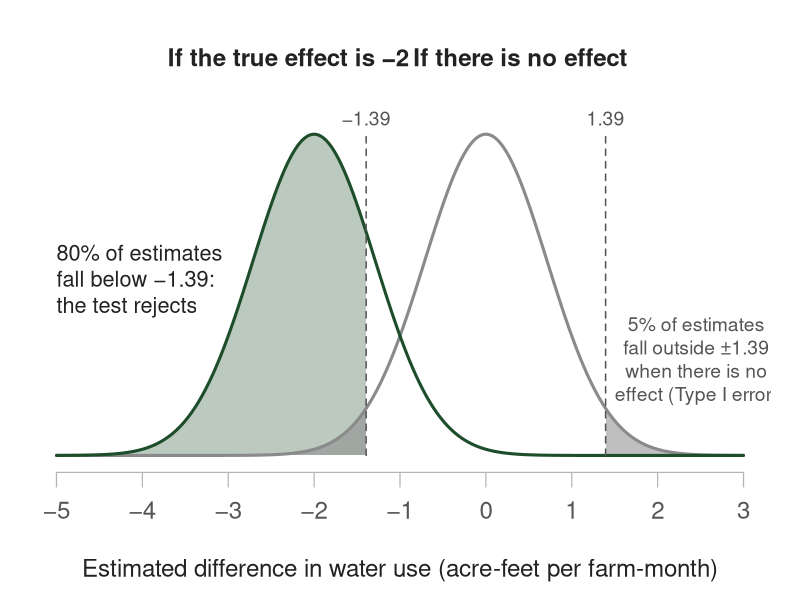

This chart was generated by the following R code:
args <- commandArgs(trailingOnly = TRUE)
out <- args[1]

# ---- Numbers used in the slides ----
se253 <- 8 * sqrt(2 / 253)
crit  <- qnorm(0.975) * se253
cat(sprintf("SE(253)=%.3f  crit=%.3f  power(normal)=%.3f\n",
            se253, crit, pnorm((2 - crit) / se253)))
se51 <- 8 * sqrt(2 / 51)
cat(sprintf("SE(51)=%.3f  crit=%.3f  power(normal)=%.3f\n",
            se51, qnorm(0.975) * se51, pnorm((2 - qnorm(0.975) * se51) / se51)))

# Simulation: repeat the experiment many times with a true effect of -2
set.seed(570)
sim <- function(n, effect, reps = 10000) {
  mean(replicate(reps, {
    y0 <- rnorm(n, 0, 8); y1 <- rnorm(n, effect, 8)
    t.test(y1, y0, var.equal = TRUE)$p.value < 0.05
  }))
}
cat(sprintf("Sim reject rate, n=253, effect=-2: %.3f\n", sim(253, -2)))
cat(sprintf("Sim reject rate, n=253, effect= 0: %.3f\n", sim(253, 0)))
cat(sprintf("Sim reject rate, n=51,  effect=-2: %.3f\n", sim(51, -2)))
set.seed(5701)
cat(sprintf("Rejections in first 100 reps (n=253, -2): %d\n",
            round(100 * sim(253, -2, 100))))

# ---- Figure ----
green <- "#1e4d2b"; gray <- "#8a8a8a"; ink <- "#222222"; muted <- "#555555"
x  <- seq(-5, 3, length.out = 1200)
f0 <- dnorm(x, 0, se253)
f1 <- dnorm(x, -2, se253)
top <- max(f0)

if (grepl("\\.png$", out)) {
  png(out, width = 12, height = 5, units = "in", res = 200, type = "cairo", family = "Arial")
} else {
  svg(out, width = 12, height = 5, family = "Arial")
}
par(mar = c(4.4, 1, 0.5, 1), mgp = c(2.8, 0.8, 0), cex = 1.45)
plot(NA, xlim = c(-5, 3), ylim = c(0, top * 1.32), axes = FALSE,
     xlab = "Estimated difference in water use (acre-feet per farm-month)",
     ylab = "", col.lab = ink)

# Area under the "true effect = -2" curve where the test rejects: power
xr <- x[x <= -crit]
polygon(c(xr, rev(xr)), c(dnorm(xr, -2, se253), rep(0, length(xr))),
        col = adjustcolor(green, 0.30), border = NA)
# Areas under the "no effect" curve where the test rejects: Type I error
for (xt in list(x[x <= -crit], x[x >= crit])) {
  polygon(c(xt, rev(xt)), c(dnorm(xt, 0, se253), rep(0, length(xt))),
          col = adjustcolor(gray, 0.55), border = NA)
}

lines(x, f0, col = gray, lwd = 3)
lines(x, f1, col = green, lwd = 3)
segments(c(-crit, crit), 0, c(-crit, crit), top * 1.0, lty = 2, col = muted, lwd = 1.5)
text(c(-crit, crit), top * 1.0, sprintf(c("−%.2f", "%.2f"), crit),
     pos = 3, col = muted, cex = 0.8, offset = 0.3)
axis(1, at = -5:3, labels = sub("-", "−", -5:3), col = "#b5b5b5",
     col.axis = muted, lwd = 1.2)

text(-2.3, top * 1.24, "If the true effect is −2", col = ink, font = 2)
text(0.4, top * 1.24, "If there is no effect", col = ink, font = 2)
text(-5, top * 0.55, "80% of estimates\nfall below −1.39:\nthe test rejects", col = ink, cex = 0.9, adj = c(0, 0.5))
text(2.45, top * 0.30, "5% of estimates\nfall outside ±1.39\nwhen there is no\neffect (Type I error)", col = muted, cex = 0.8)
invisible(dev.off())
cat("Wrote", out, "\n")
